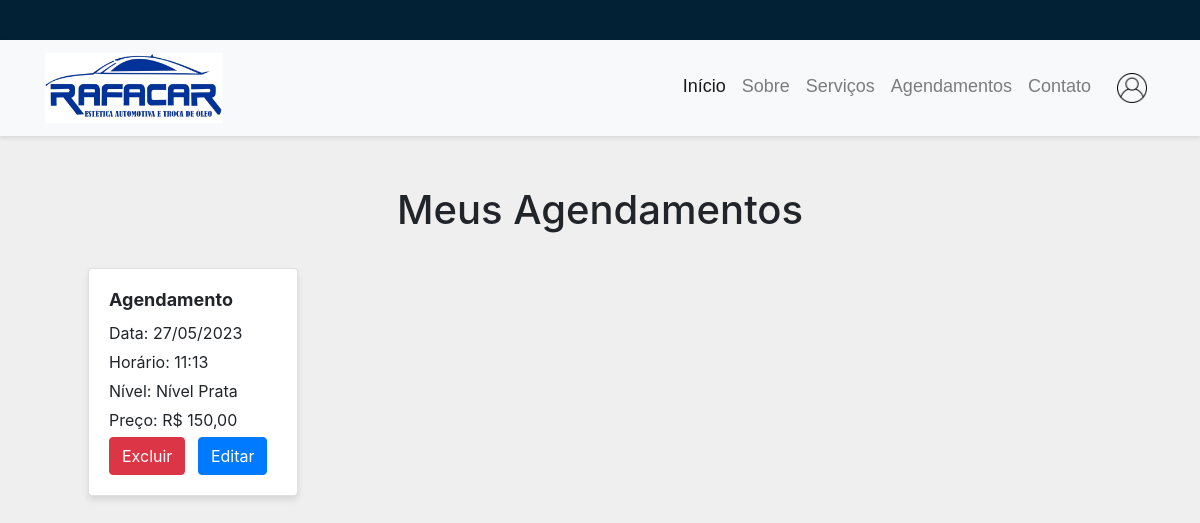
Page /agendamentos/ (signed in) on the earlier database version.
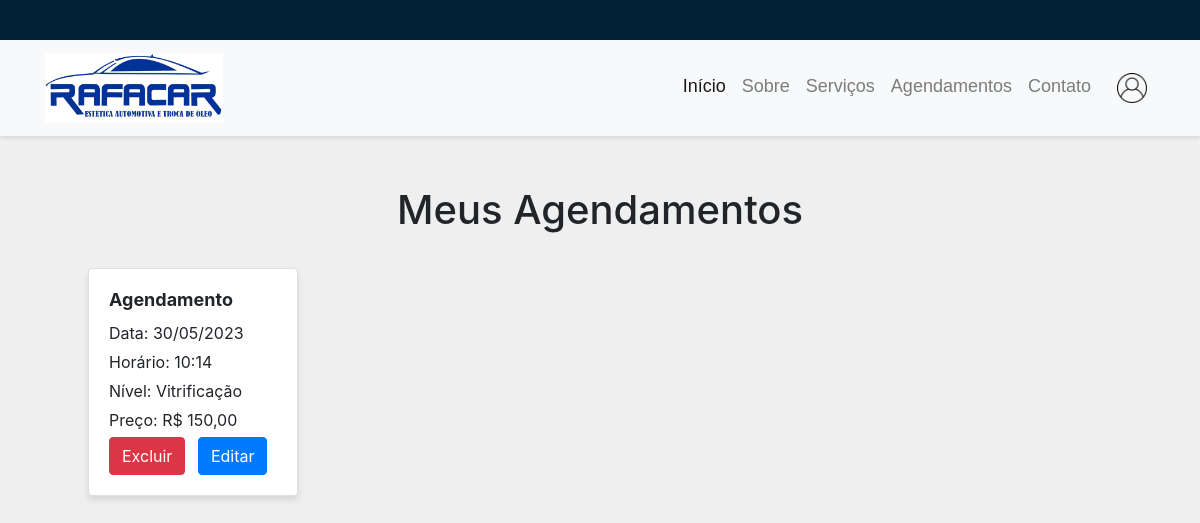
Same page on the later database version.
### rafacar/models.py (models this page shows, shortened)
class Agendamento(models.Model):
    user = models.ForeignKey(User, on_delete=models.CASCADE, null=True)
    dados_pessoais = models.OneToOneField(
        DadosPessoais, on_delete=models.CASCADE, null=True)
    date = models.DateField()
    time = models.TimeField()
    endereco = models.TextField()
    preco = models.TextField(null=True)
    nivel = models.CharField(max_length=10, blank=True, null=True)

### rafacar/views.py (the view)
# urls.py: path('agendamentos/', views.agendamentos, name='agendamentos'),
def agendamentos(request):
    if not request.user.is_authenticated:
        messages.add_message(request, messages.INFO, 'Faça login primeiro.')
        return redirect('login')
    if request.user.is_staff:
        agendamentos = Agendamento.objects.all().select_related('user', 'dados_pessoais')
        return render(request, 'agendamentos_gestor.html', {'agendamentos': agendamentos})
    agendamentos = Agendamento.objects.filter(user=request.user)
    return render(request, 'agendamentos.html', {'agendamentos': agendamentos})

### rafacar/templates/agendamentos.html (shortened to what this page needs)
{% load static %}
<!DOCTYPE html>
<html>
<head>
  <link rel="stylesheet" href="https://stackpath.bootstrapcdn.com/bootstrap/4.5.2/css/bootstrap.min.css">
</head>
<head>
  <link href="https://cdn.jsdelivr.net/npm/bootstrap@5.3.0-alpha1/dist/css/bootstrap.min.css" rel="stylesheet"
>
  <link rel="stylesheet" type="text/css" media="screen"
    href="https://stackpath.bootstrapcdn.com/bootstrap/4.2.1/css/bootstrap.min.css" />
  <link rel="stylesheet" type="text/css" media="screen"
    href="https://cdnjs.cloudflare.com/ajax/libs/font-awesome/5.8.2/css/all.min.css" />
  <link rel="stylesheet" type="text/css" href="{% static 'rafacar/css/style.css' %}" />
</head>
<body>
  <header>
    <div style="height: 40px; background-color: #022135; width: 100%;"></div>
    <nav class="navbar navbar-expand-lg navbar-light bg-light">
      <div class="container">
        <a class="navbar-brand" href="#">
          <img src="{% static 'rafacar/imagens/logo.jpeg' %}" width="" height="70" alt="Logo">
        </a>
        <div class="collapse navbar-collapse d-lg-flex justify-content-end" id="navbarSupportedContent">
          <ul class="navbar-nav">
            <li class="nav-item active">
              <a class="nav-link" href="{% url 'home' %}">Início</a>
            </li>
            <li class="nav-item">
              <a class="nav-link" href="{% url 'sobre' %}">Sobre</a>
            </li>
            <li class="nav-item">
              <a class="nav-link" href="{% url 'servicos' %}">Serviços</a>
            </li>
            <li class="nav-item">
              <a class="nav-link" href="{% url 'agendamentos' %}">Agendamentos</a>
            </li>
            <li class="nav-item">
              <a class="nav-link" href="{% url 'contato' %}">Contato</a>
            </li>
            <li class="nav-item">
              <a class="nav-link" href="{% url 'edita_user' %}"><img src="{% static 'rafacar/imagens/perfil.png' %}"
                  width="30px" style="margin-left: 10px;"></a>
            </li>
          </ul>
        </div>
      </div>
    </nav>
  </header>
  <body>
    <div class="container px-5 py-24 mx-auto">
      <div class="d-flex justify-content-center">
        <h1 class="mb-4 text-center" style="margin-top: 50px;">Meus Agendamentos</h1>
      </div>
      <div class="card-container">
        {% for agendamento in agendamentos %}
        <div class="card mb-4" style="width: 400px;">
          <h2>Agendamento</h2>
          <p>Data: {{ agendamento.date|date:"d/m/Y" }}</p>
          <p>Horário: {{ agendamento.time|time:"H:i" }}</p>
          <p>Nível: {{ agendamento.nivel }}</p>
          <p>Preço: {{ agendamento.preco }}</p>
          <div class="button-group">
            <a href="{% url 'excluir_agendamento' agendamento.id %}" class="btn btn-danger mr-2">Excluir</a>
            <a href="#" class="btn btn-primary" data-toggle="modal"
              data-target="#editarModal{{ agendamento.id }}">Editar</a>
          </div>
        </div>
        {% empty %}
        <p>Não há agendamentos para exibir.</p>
        {% endfor %}
      </div>
    </div>
  </body>
</html>

Differences in the rows shown:
changed Agendamento: date "27/05/2023" → "30/05/2023"; time "11:13" → "10:14"; nivel "Nível Prata" → "Vitrificação"
